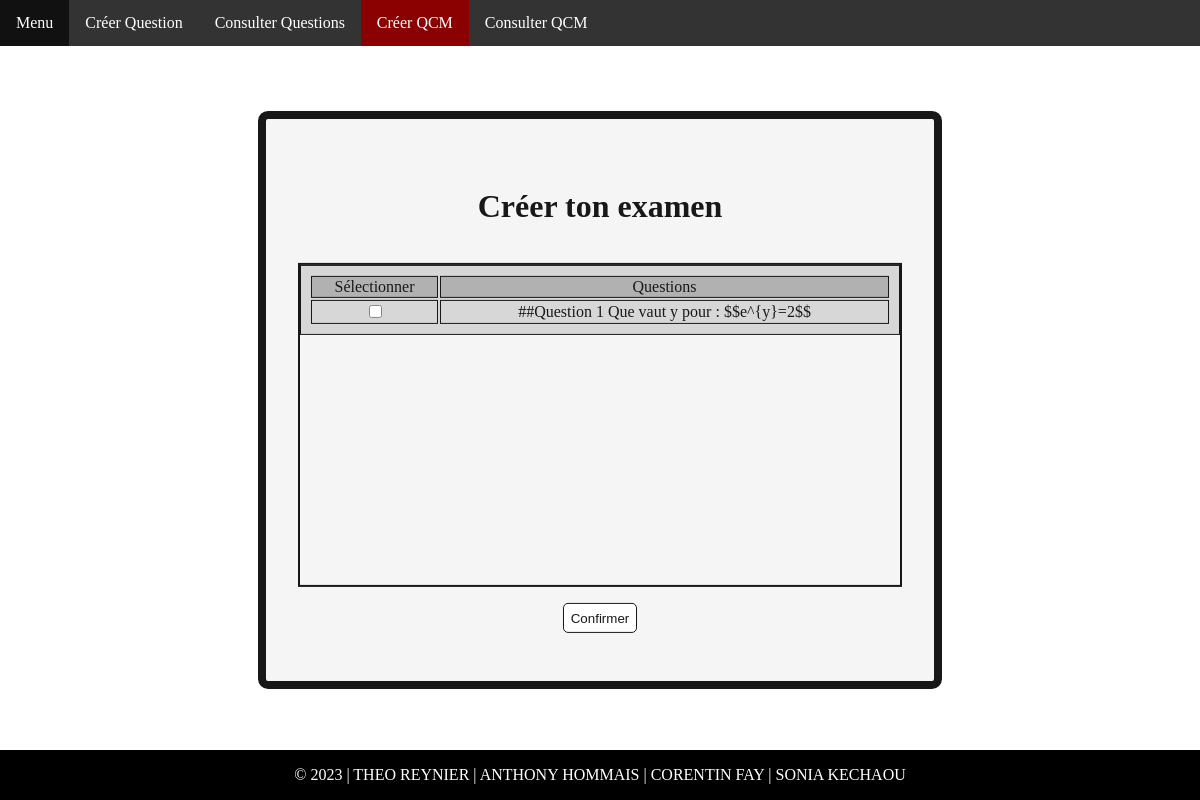
Page /QCM on the earlier database version.
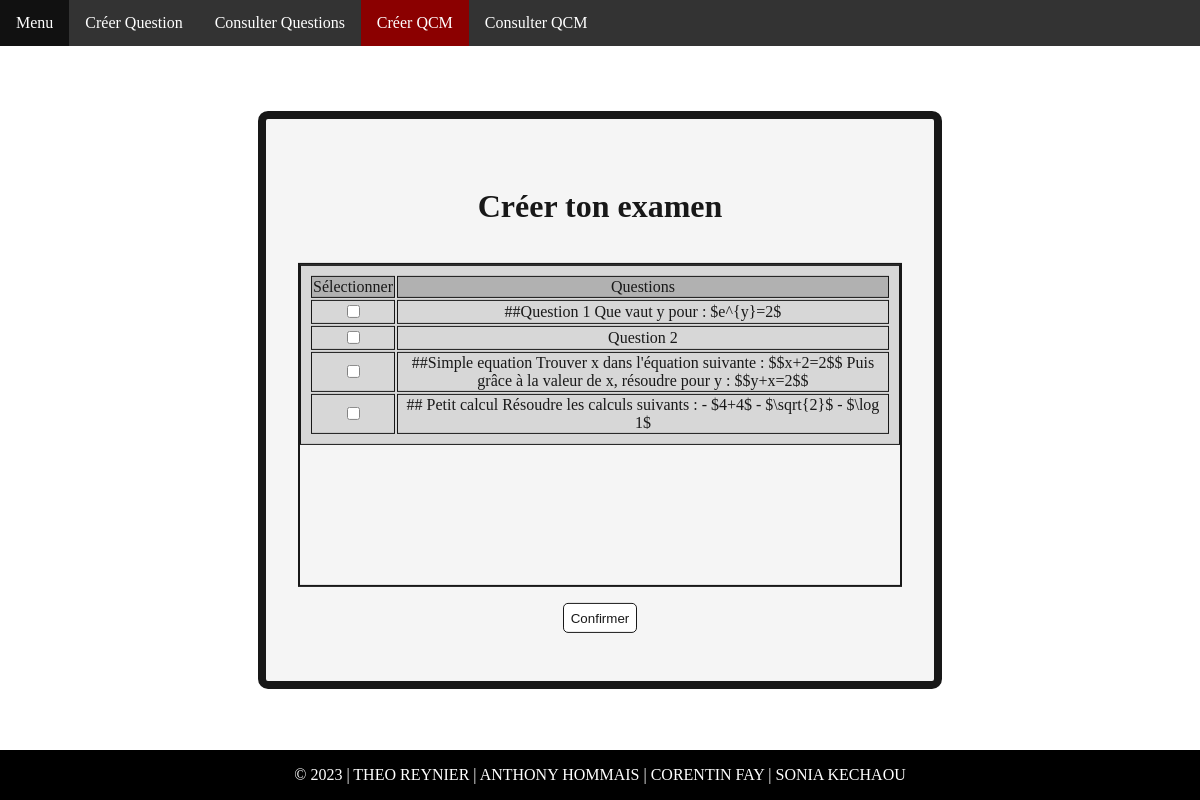
Same page on the later database version.
### serveur.py (models this page shows, shortened)
class Question(db.Model):
    idQ = db.Column(db.Integer, primary_key=True)
    enonce = db.Column(db.String(300), nullable=False)

### serveur.py (the view)
@app.route("/QCM")
def qcm():
    LQ = db.session.query(Question).all()
    print(LQ)
    return render_template("QCM.html",ListesQuestions=LQ,page="CréerQcm")

### templates/QCM.html (shortened to what this page needs)
<!DOCTYPE html>
<html lang="en">
<head>
    <link href="/static/style.css" rel="stylesheet">
</head>
<body>
    {%include 'partials/_nav.html'%}
    <div class="menu">
        <form action="/generate" method="POST">
            <h1>Créer ton examen</h1>
            <div class="listeQ">
                <table>
                    <tr class="top"><td>Sélectionner</td><td>Questions</td></tr>
                    {%for element in ListesQuestions%}
                    <tr>
                        <td><input type="checkbox" name="{{element.idQ}}"></td><td id="{{element.idQ}}">{{element.enonce}}</td>
                    </tr>
                    {%endfor%}
                </table>
            </div>
            <p><input class="button" type="submit" value="Confirmer"/></p>
        </form>
    </div>
    {%include 'partials/footer.html'%}
</body>
</html>

Differences in the rows shown:
changed Question: enonce "##Question 1 Que vaut y pour : $$e^{y}=2$$" → "##Question 1 Que vaut y pour : $e^{y}=2$"
added Question: enonce "Question 2"
added Question: enonce "##Simple equation Trouver x dans l'équation suivante : $$x+2=2$$ Puis grâce à la valeur de x, résoudre pour y : $$y+x=2$$"
added Question: enonce "## Petit calcul Résoudre les calculs suivants : - $4+4$ - $\\sqrt{2}$ - $\\log 1$"
